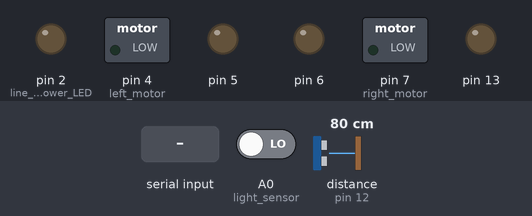
The sketch below on a simulated Arduino Uno, built with avr-gcc and run on an emulated ATmega328P. Shown: switched loads named in the sketch (green lamp = pin HIGH), output pins drawn as LEDs (lit = HIGH). The test bench sets the inputs (shaded band); at power-on: distance to the obstacle (sensor on pin 12) 80 cm, A0 (light_sensor) LOW. The echo pulse lasts 58.3 µs per cm; what the sketch prints to the serial monitor is not drawn.

Above: at 1.2 s.
1.3 s: "q" received over the second serial link
At 2.5 s:
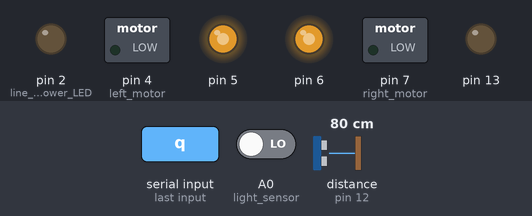
2.8 s: distance to the obstacle (sensor on pin 12) set to 53 cm
4.6 s: distance to the obstacle (sensor on pin 12) set to 47 cm
At 5.3 s:
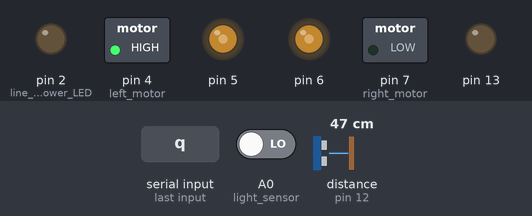
6.1 s: "H" received over the second serial link
At 6.7 s:
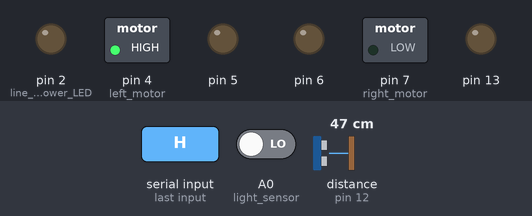
7.6 s: "J" received over the second serial link
At 8.6 s:
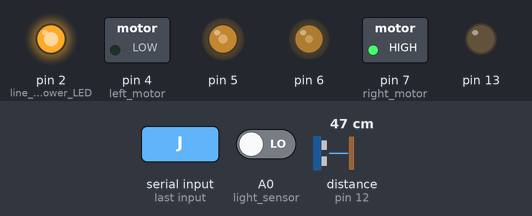
9.1 s: "H" received over the second serial link
At 9.7 s:
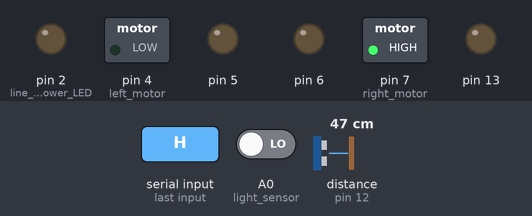
Timing chart, 0 to 11.6 s (numbered marks = the images above; inputs shaded):
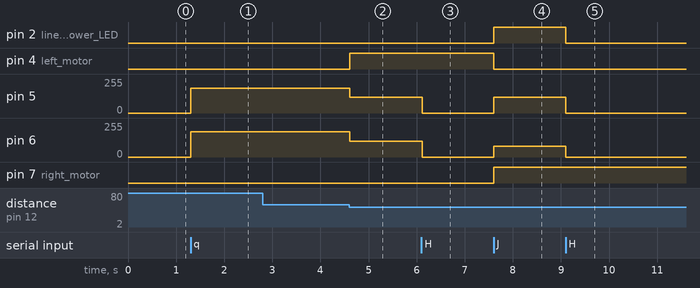

The sketch:

ArduinoCarFinal.ino
```cpp
#include <SoftwareSerial.h>
SoftwareSerial mySerial(8, 12); // RX, TX

int a;
int mode = 0;
long duration, distance;

void setup() {
  // initalizing the pin locations and input/output
  pinMode(8, INPUT);
  pinMode(2, OUTPUT);   //line follower LED
  pinMode(4, OUTPUT);   //left motor
  pinMode(7, OUTPUT);   //right motor
  pinMode(12, INPUT);
  pinMode(13, OUTPUT);
  pinMode(A0, INPUT);   //light sensor
  // initalizing the bitrate per second between the arduino and bluetooth
  Serial.begin(9600);
  mySerial.begin(9600);
}

void loop() {
  // when the bluetooth sensor detects input form the moblie device
  while (mySerial.available()){
    // reads the input and puts it into a variable
    a = mySerial.read();
    //switches mode base on inputs
    if (a == 'J')
    {
      mode = 1;
    }
    else if (a == 'q')
    {
      mode = 2;
    }

    bool detect;
    //While loop for line following code
    while (mode == 1){
      // turns on led
      digitalWrite(2, HIGH);
      // turns on light sesor and reads in its input
      detect = digitalRead(A0);
      a = mySerial.read();
      if (a == 'H')
      {
        mode = 0;
      }
      if (detect)
      {
        // drives the car to the right
        // left motor is backwards
        digitalWrite(4, HIGH);
        // right motor is forwards
        digitalWrite(7, LOW);
        // second num sets the speed of the motors
        analogWrite(5, 80);
        analogWrite(6, 120);
      }
      else
      {
        digitalWrite(4, LOW);
        digitalWrite(7, HIGH);
        analogWrite(5, 120);
        analogWrite(6, 80);
      }
    }
    digitalWrite(2, LOW);

    //While loop for the wall avoidance code
    while (mode == 2){
      a = mySerial.read();
      if (a == 'H')
      {
        mode = 0;
      }
      else if (a == 'q')
      {
        mode = 2;
      }
      digitalWrite(13, LOW);
      delayMicroseconds(2);
      Serial.print("working  ");
      digitalWrite(13, HIGH);
      delayMicroseconds(10);

      digitalWrite(13, LOW);
      //finds the distance
      duration = pulseIn(12, HIGH);

      distance = duration / 58.2;
      //Checks if a wall is too close
      if (distance <= 50){
        digitalWrite(4, HIGH);
        digitalWrite(7, LOW);
        analogWrite(5, 120);
        analogWrite(6, 120);
      }else{
        digitalWrite(4, LOW);
        digitalWrite(7, LOW);
        analogWrite(5, 187);
        analogWrite(6, 190);
      }
    }

    //Reads in the input and runs the motor appropriately
    if (a=='F')
    {
      digitalWrite(4, LOW);
      digitalWrite(7, LOW);
      analogWrite(5, 252);
      analogWrite(6, 255);
    }
    else if (a=='R')
    {
      digitalWrite(4, LOW);
      digitalWrite(7, HIGH);
      analogWrite(5, 130);
      analogWrite(6, 130);
    }
    else if (a == 'L')
    {
      digitalWrite(4, HIGH);
      digitalWrite(7, LOW);
      analogWrite(5, 130);
      analogWrite(6, 130);
    }
    else if (a == 'B')
    {
      digitalWrite(4, HIGH);
      digitalWrite(7, HIGH);
      analogWrite(5, 252);
      analogWrite(6, 255);
    }
    else if (a == 'G')
    {
      digitalWrite(4, LOW);
      digitalWrite(7, LOW);
      analogWrite(5, 150);
      analogWrite(6, 255);
    }
    else if (a == 'I')
    {
      digitalWrite(4, LOW);
      digitalWrite(7, LOW);
      analogWrite(5, 255);
      analogWrite(6, 150);
    }
    else
    {
      analogWrite(5, 0);
      analogWrite(6, 0);
    }
  }
}
```

Measured:
- the behaviour switches between 51 and 50 cm on distance to the obstacle (sensor on pin 12) (found by bisection; images 1 and 2)
- after the input at 1.3 s, pin 5: 0/255 → 187/255 at once; pin 6: 0/255 → 190/255 at once
- after the input at 2.8 s, every drawn part: stays the same
- after the input at 4.6 s, pin 4 (left_motor): LOW → HIGH at once; pin 5: 187/255 → 120/255 at once; pin 6: 190/255 → 120/255 at once
- after the input at 6.1 s, pin 5, pin 6: 120/255 → 0/255 at once
- after the input at 7.6 s, pin 2 (line_follower_LED), pin 7 (right_motor): LOW → HIGH at once; pin 4 (left_motor): HIGH → LOW at once; pin 5: 0/255 → 120/255 at once; pin 6: 0/255 → 80/255 at once
- after the input at 9.1 s, pin 2 (line_follower_LED): HIGH → LOW at once; pin 5: 120/255 → 0/255 at once; pin 6: 80/255 → 0/255 at once
